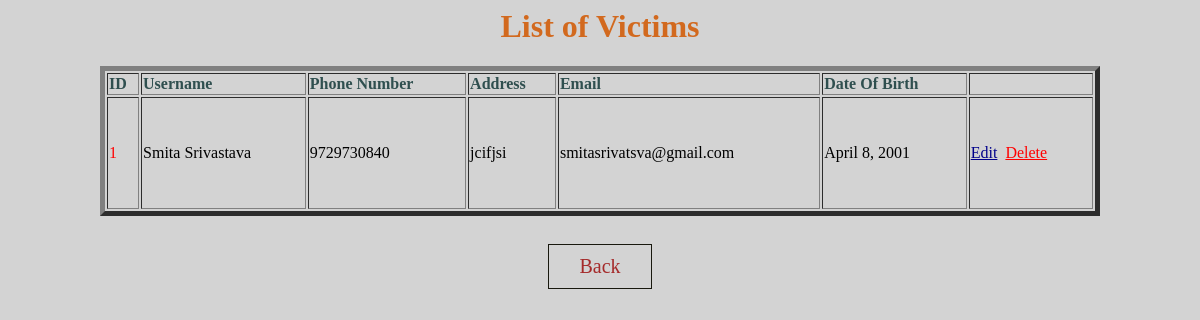
The page /victim_list on the database its author committed.
### crms/models.py (models this page shows)
class Victim(models.Model):
    name=models.CharField(max_length=50)
    phone_no=models.CharField(max_length=10,null=True)
    address=models.CharField(max_length=150,null=True)
    email=models.CharField(max_length=254,null=True)
    occupation=models.CharField(max_length=50,null=True)
    dob=models.DateField(null=True)

### crms/views.py (the view)
# urls.py: path('victim_list',views.victim_list,name='victim_list'),
def victim_list(request):
    context = {'victim_list':Victim.objects.all()}
    return render(request,'victim_list.html',context)

### templates/victim_list.html (shortened to what this page needs)
<html>
    <head>
        <body bgcolor="#D3D3D3">
            <center><h1>List of Victims</h1></center>
            <table border="5" align="center" height=150 width=1000>
                <thead class="border-bottom font-weight-bold">
                    <tr style="font-family:'montserrat';font-weight:bold;color:darkslategrey">
                        <td>ID</td>
                        <td>Username</td>
                        <td>Phone Number</td>
                        <td>Address</td>
                        <td>Email</td>
                        <td>Date Of Birth</td>
                        <td></td>
                    </tr>
                </thead>
                <tbody>
                    {% for victim in victim_list %}
                    <tr style="font-family:'montserrat';">
                        <td style="color:red;">{{victim.id}}</td>
                        <td>{{victim.name}}</td>
                        <td>{{victim.phone_no}}</td>
                        <td>{{victim.address}}</td>
                        <td>{{victim.email}}</td>
                        <td>{{victim.dob}}</td>
                        <td>
                            <a href="{% url 'victim_update' victim.id %}" style="color:darkblue;">Edit</a>&nbsp;
                            <a href="{% url 'victim_delete' victim.id %}" style="color:red;">Delete</a>&nbsp;
                        </td>
                    </tr>
                    {% endfor %}
                </tbody>
            </table>
            <div class="container">
				<br><center><a href="writer_page"><button class="btn btn">Back</button></a></center>
			</div>
        </body>
    </head>
</html>

### templates/victim_list.html (style rules this page uses)
h1 { font-family: "montserrat"; color: chocolate; font-weight: bold; }
.btn { border: 1px solid #18180e; background:none; padding: 10px 30px; font-size: 20px; font-family: "montserrat"; cursor: pointer; margin: 10px; transition: 0.9s; position: relative; overflow: hidden; color:brown }

### rows shown on the page
Victim: id "1", name "Smita Srivastava", phone_no "9729730840", address "jcifjsi", email "smitasrivatsva@gmail.com", dob "April 8, 2001"
